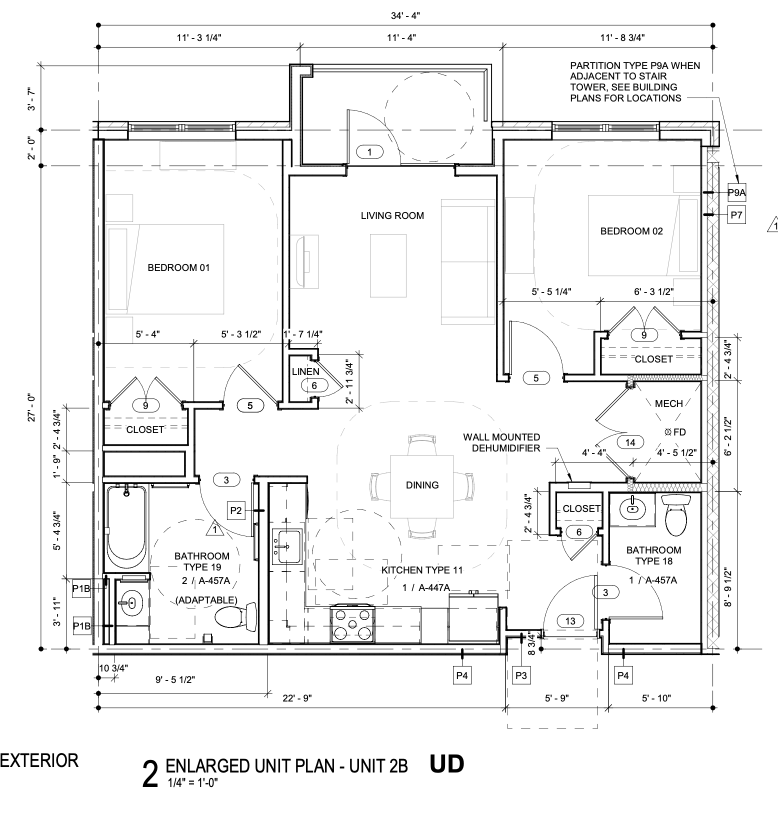
#> input picture AdvancedModels/src/backend/models/images/Input/LeanTest_2.png, 1556 x 1634 px, given as the content of the folder _6ean/Linux/AdvancedModels/src/models/images/Process/Washing, which was not available (shown at 1/2 size)
$ python dilating.py
#> lines starting #> are read from the running program, lines starting #| are printed output that depends on the picture; after the words box and inside, x2 and y2 are one past the last pixel; in counts of white or black regions, pixels touching at a corner belong together; pictures that were not available may be replaced by others from this repository, and a replacement may not be noted
import cv2 as cv
import numpy as np
import os
import sys
sys.path.append("../")
#from ..lib.reusable_methods import *

def load_images_from_path(folder):
    images = []
    for filename in os.listdir(folder):
        img = cv.imread(os.path.join(folder, filename))
#> img is the input picture: shape (1634, 1556, 3); min 0, max 255, mean 241.3
        if img is not None:
            images.append(img)
    return images

def highlight_borders(image, kernel_size=(3, 3), iterations=1):
    # Apply dilation
    kernel = np.ones(kernel_size, np.uint8)
    dilated_image = cv.dilate(image, kernel, iterations=iterations)

    # Invert the dilated image back
    highlighted_image = cv.bitwise_not(dilated_image)

    return highlighted_image


# Image Path
input_folder_path = '/home/coffee_6ean/Linux/AdvancedModels/src/models/images/Process/Washing'
output_folder_path = '/home/coffee_6ean/Linux/AdvancedModels/src/models/images/Process/Dilating'

# Load images from the input folder
images = load_images_from_path(input_folder_path)
#> images = 1 item

# Process each image
for idx, image in enumerate(images):
    # Convert the image to grayscale
    gray = cv.cvtColor(image, cv.COLOR_BGR2GRAY)

    # Apply a binary threshold to separate darker lines from lighter areas
    _, binary = cv.threshold(gray, 128, 255, cv.THRESH_BINARY)

    # Invert the binary image
    binary = cv.bitwise_not(binary)

    # Highlight borders using dilation
    highlighted_image = highlight_borders(binary, kernel_size=(2, 2), iterations=2)

    # Save the highlighted image
    output_file_path = os.path.join(output_folder_path, f'highlighted_image_{idx}.jpg')
    cv.imwrite(output_file_path, highlighted_image)
    print(f"Highlighted image {idx + 1} saved to: {output_file_path}")
#> this loop made 1 pass
#> kernel in highlight_borders on pass 1: [[1, 1], [1, 1]]
#| Highlighted image 1 saved to: /home/coffee_6ean/Linux/AdvancedModels/src/models/images/Process/Dilating/highlighted_image_0.jpg
#> pass 1, `binary = cv.bitwise_not(binary)`:
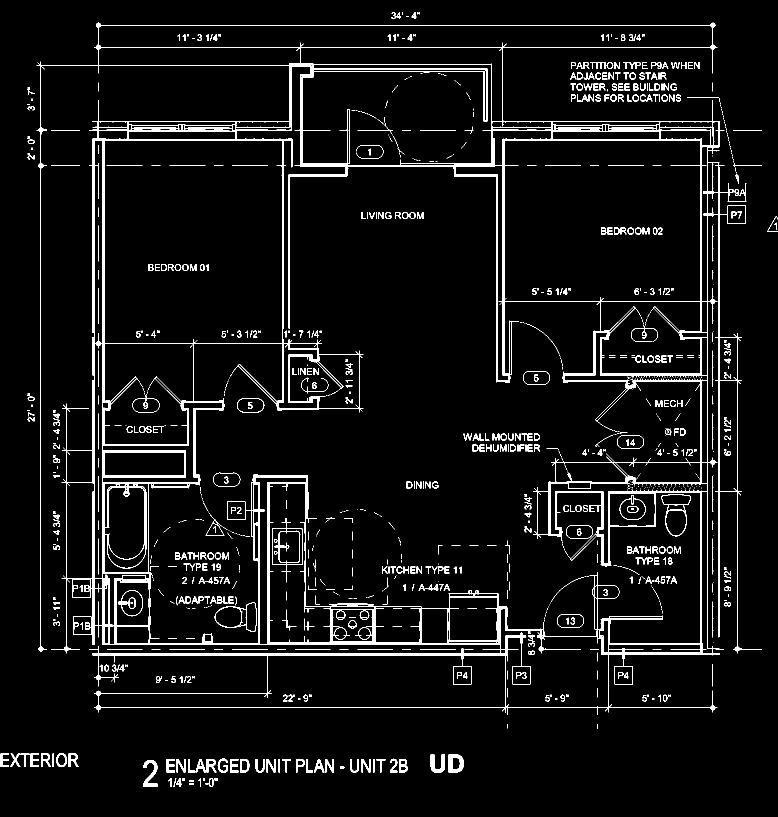
#> binary: shape (1634, 1556) (shown at 1/2 size); 5.3% white; 1093 white regions (591 under 20 px), largest, box (x1, y1, x2, y2) and area: (73, 45, 1524, 1430) 92675, (544, 1036, 605, 1165) 810, (897, 1509, 928, 1545) 708
#> pass 1, in highlight_borders, `dilated_image = cv.dilate(image, kernel, iterations=iterations)`:
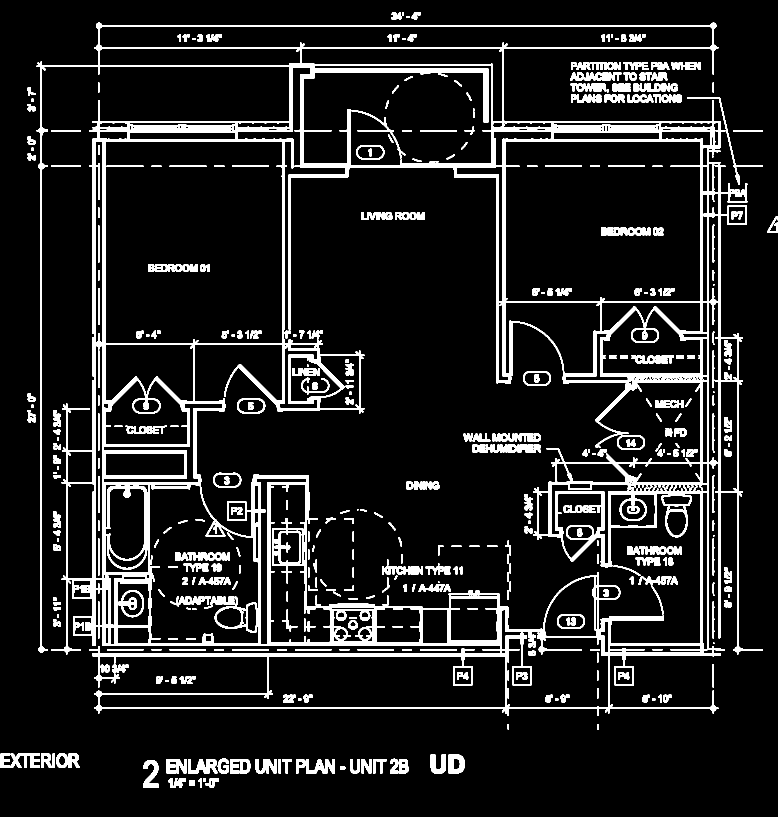
#> dilated_image: shape (1634, 1556) (shown at 1/2 size); 11% white; 469 white regions (16 under 20 px), largest, box (x1, y1, x2, y2) and area: (73, 45, 1526, 1432) 193939, (544, 1036, 607, 1167) 2233, (1, 1507, 80, 1536) 1369

$ run again, on AdvancedModels/src/backend/models/images/Process/Dilating/highlighted_image_1.jpg
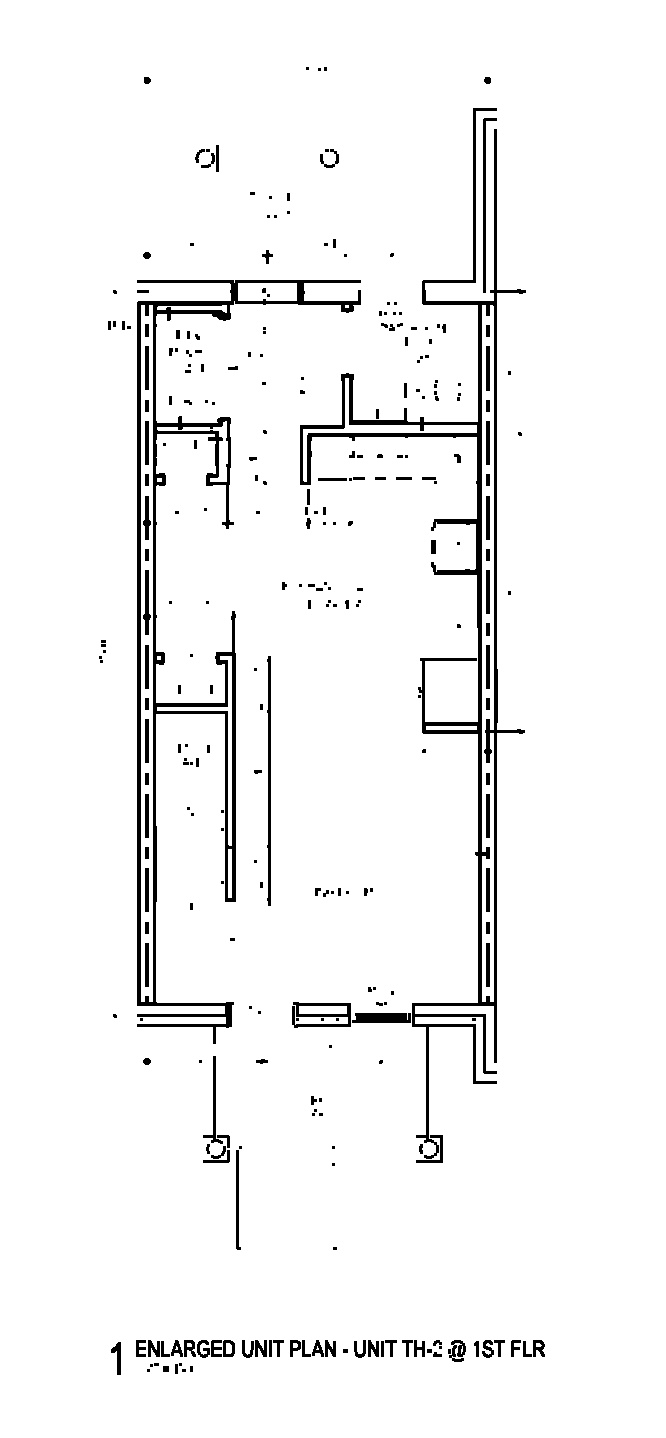
#> input picture AdvancedModels/src/backend/models/images/Process/Dilating/highlighted_image_1.jpg, 666 x 1438 px, given as the content of the folder _6ean/Linux/AdvancedModels/src/models/images/Process/Washing, which was not available
#> in load_images_from_path, img is the input picture: shape (1438, 666, 3); min 0, max 255, mean 244.3
#> images = 1 item
#> the loop `for idx, image in enumerate(images):` made 1 pass
#> kernel in highlight_borders on pass 1: [[1, 1], [1, 1]]
#> (printed output is left out)
#> pass 1, `binary = cv.bitwise_not(binary)`:
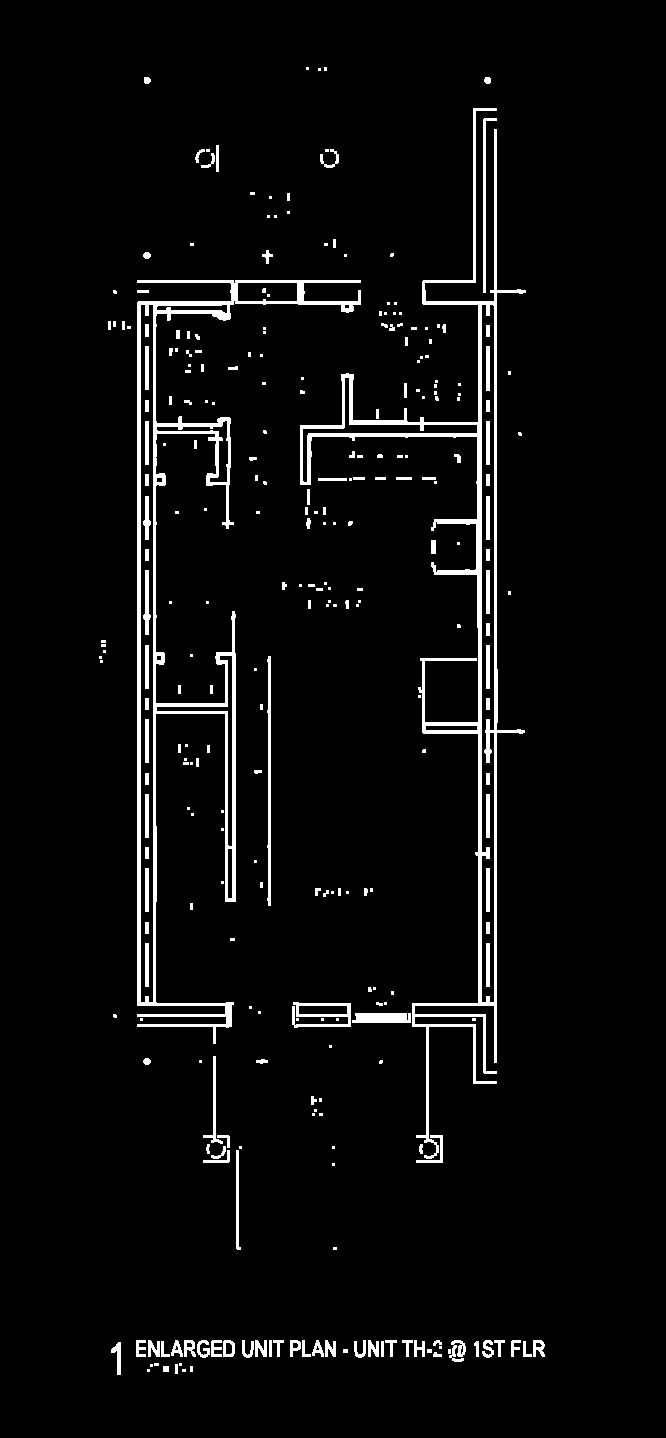
#> binary: shape (1438, 666); 4.2% white; 289 white regions (141 under 20 px), largest, box (x1, y1, x2, y2) and area: (300, 108, 526, 1159) 12713, (137, 280, 361, 1044) 12451, (267, 656, 271, 906) 762
#> pass 1, in highlight_borders, `dilated_image = cv.dilate(image, kernel, iterations=iterations)`:
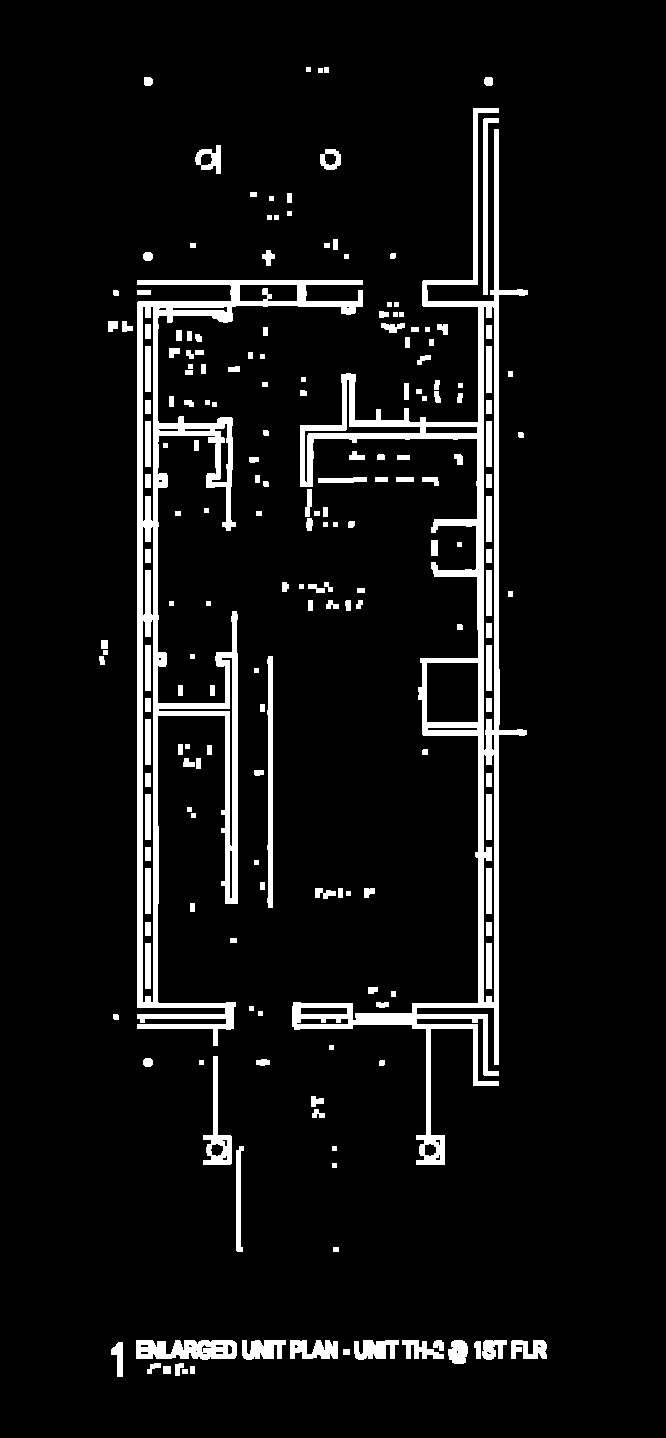
#> dilated_image: shape (1438, 666); 6.8% white; 199 white regions, largest, box (x1, y1, x2, y2) and area: (292, 108, 528, 1165) 22174, (137, 280, 363, 1046) 20161, (136, 1340, 237, 1360) 1585
